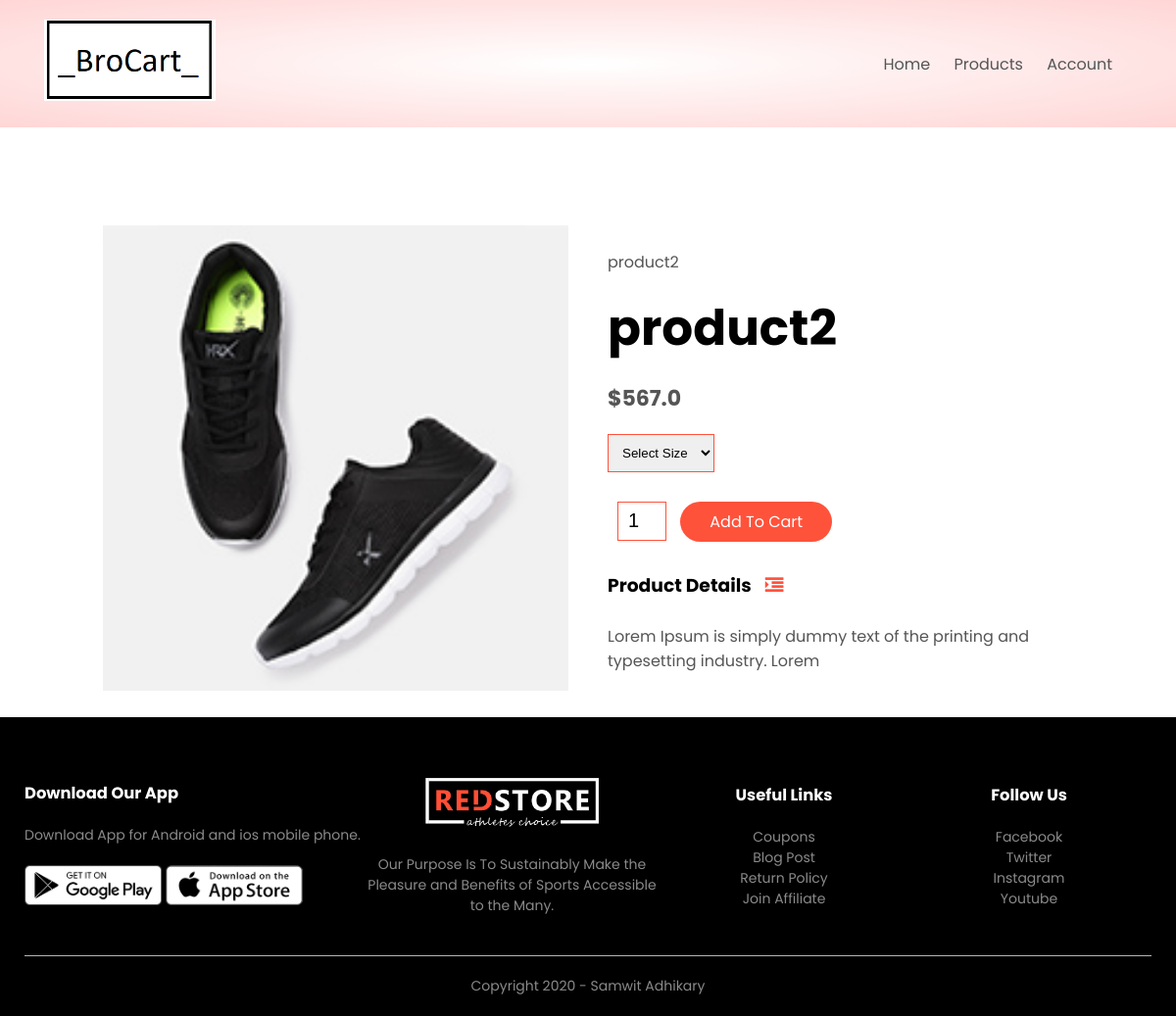
Screenshot of /product_details/2 with the database file from the repository.
### products/models.py (models this page shows, shortened)
class Product(models.Model):
    LIVE = 1
    DELETE = 0
    DELETE_CHOICES = ((LIVE,'Live'),(DELETE,'Delete'))
    title = models.CharField(max_length=200)
    price = models.FloatField()
    description = models.TextField()
    image = models.ImageField(upload_to='media/')
    priority = models.IntegerField(default=1)
    delete_status = models.IntegerField(choices=DELETE_CHOICES,default=LIVE)
    createt_at = models.DateTimeField(auto_now_add=True)
    updated_at = models.DateTimeField(auto_now=True)

### products/views.py (the view)
# urls.py: path('product_details/<pk>',views.detail_product,name="detail_product")
def detail_product(request,pk):
    product = Product.objects.get(pk=pk)
    context = {'product':product}
    return render(request,'product_detail.html',context)

### templates/product_detail.html
{% extends 'blank_layout.html' %}
{% block content %}
{% include 'product_description.html' %}
{% endblock content %}

### templates/product_description.html (shortened to what this page needs)
{% load static %}
<div class="small-container single-product">
    <div class="row">
        <div class="col-2">
            <img src="{{product.image.url}}" width="100%" id="ProductImg">
        </div>
        <div class="col-2">
            <p>{{ product.title }}</p>
            <h1>{{ product.title }}</h1>
            <h4>${{product.price}}</h4>
            <select>
                <option>Select Size</option>
            </select>
            <input type="number" value="1">
            <a href="" class="btn">Add To Cart</a>
            <h3>Product Details <i class="fa fa-indent"></i></h3>
            <br>
            <p>{{product.description}}</p>
        </div>
    </div>
</div>

### static/css/style.css (style rules this page uses)
* { margin: 0; padding: 0; box-sizing: border-box; }
body { font-family: 'Poppins', sans-serif; }
a { text-decoration: none; color: #555; }
p { color: #555; }
.row { display: flex; align-items: center; flex-wrap: wrap; justify-content: space-around; }
.col-2 { flex-basis: 50%; min-width: 300px; }
.col-2 img { max-width: 100%; padding: 50px 0; }
.col-2 h1 { font-size: 50px; line-height: 60px; margin: 25px 0; }
.btn { display: inline-block; background: #ff523b; color: white; padding: 8px 30px; margin: 30px 0; border-radius: 30px; transition: background 0.5s; }
.small-container { max-width: 1080px; margin: auto; padding-left: 25px; padding-right: 25px; }
h4 { color: #555; font-weight: normal; }
select { border: 1px solid #ff523b; padding: 5px; }
.single-product { margin-top: 80px; }
.single-product .col-2 img { padding: 0; }
.single-product .col-2 { padding: 20px; }
.single-product h4 { margin: 20px 0; font-size: 22px; font-weight: bold; }
.single-product select { display: block; padding: 10px; margin-top: 20px; }
.single-product input { width: 50px; height: 40px; padding-left: 10px; font-size: 20px; margin-left: 10px; border: 1px solid #ff523b; margin-right: 10px; }
.single-product .fa { color: #ff523b; margin-left: 10px; }

### rows the page displays
Product: image (picture), title "product2", price "567.0", description "Lorem Ipsum is simply dummy text of the printing and typesetting industry. Lorem"
